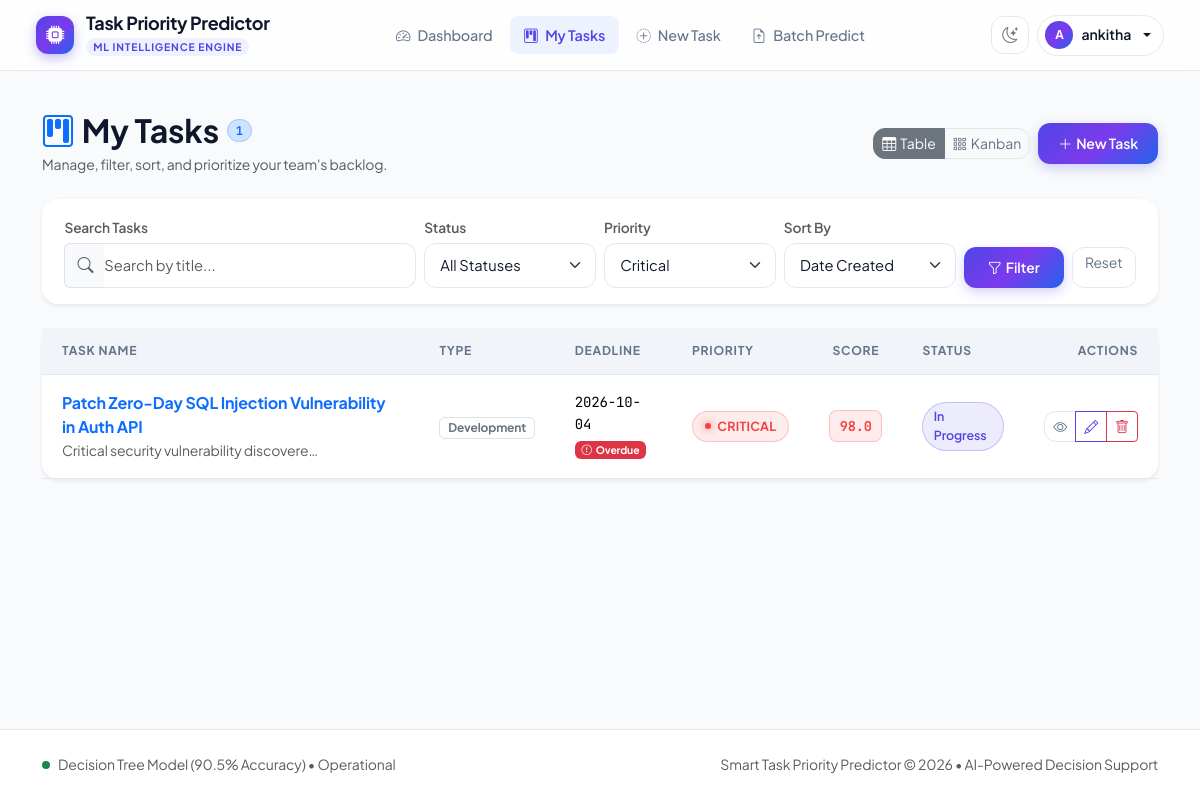
Screenshot of /tasks?priority=Critical (signed in) with the database file from the repository.
### tables this page shows
CREATE TABLE users (
            user_id   INTEGER PRIMARY KEY AUTOINCREMENT,
            name      TEXT    NOT NULL,
            email     TEXT    NOT NULL UNIQUE,
            password  TEXT    NOT NULL,
            created_at DATETIME DEFAULT CURRENT_TIMESTAMP
        );

CREATE TABLE predictions (
            prediction_id    INTEGER PRIMARY KEY AUTOINCREMENT,
            task_id          INTEGER NOT NULL,
            priority_score   REAL    NOT NULL,
            priority_label   TEXT    NOT NULL,
            model_prediction TEXT    NOT NULL,
            created_at       DATETIME DEFAULT CURRENT_TIMESTAMP, reasons TEXT DEFAULT '',
            FOREIGN KEY (task_id) REFERENCES tasks(task_id)
        );

CREATE TABLE tasks (
            task_id          INTEGER PRIMARY KEY AUTOINCREMENT,
            user_id          INTEGER NOT NULL,
            title            TEXT    NOT NULL,
            description      TEXT,
            deadline         DATE    NOT NULL,
            estimated_effort REAL    NOT NULL,
            business_impact  INTEGER NOT NULL,
            urgency          INTEGER NOT NULL,
            dependency_count INTEGER NOT NULL DEFAULT 0,
            task_type        TEXT    NOT NULL DEFAULT 'Other',
            status           TEXT    NOT NULL DEFAULT 'Not Started',
            created_at       DATETIME DEFAULT CURRENT_TIMESTAMP,
            FOREIGN KEY (user_id) REFERENCES users(user_id)
        );

### app.py (the view)
@app.route("/tasks")
@login_required
def task_list():
    user_id        = session["user_id"]
    status_filter  = request.args.get("status", "")
    priority_filter= request.args.get("priority", "")
    search         = request.args.get("search", "")
    sort_priority  = request.args.get("sort", "") == "priority"
    tasks = get_tasks_for_user(
        user_id,
        status_filter   = status_filter  or None,
        priority_filter = priority_filter or None,
        search          = search          or None,
        sort_by_priority= sort_priority,
    )
    return render_template(
        "tasks.html",
        tasks          = tasks,
        statuses       = STATUSES,
        priorities     = PRIORITIES,
        status_filter  = status_filter,
        priority_filter= priority_filter,
        search         = search,
        sort_priority  = sort_priority,
    )

### app.py (called while the page is built)
def login_required(f):
    @wraps(f)
    def decorated(*args, **kwargs):
        if "user_id" not in session:
            flash("Please log in to continue.", "warning")
            return redirect(url_for("login"))
        return f(*args, **kwargs)
    return decorated

def current_user():
    if "user_id" in session:
        return get_user_by_id(session["user_id"])
    return None

@app.context_processor
def inject_user():
    return {
        "current_user": current_user(),
        "now_date": date.today().isoformat(),
    }

### database.py (called while the page is built)
def get_db_connection():
    conn = sqlite3.connect(DATABASE_PATH)
    conn.row_factory = sqlite3.Row
    conn.execute("PRAGMA foreign_keys = ON")
    return conn

### models.py (called while the page is built)
def get_user_by_id(user_id: int):
    conn = get_db_connection()
    try:
        return conn.execute(
            "SELECT * FROM users WHERE user_id = ?", (user_id,)
        ).fetchone()
    finally:
        conn.close()

### templates/tasks.html (shortened to what this page needs)
{% extends "base.html" %}
{% block content %}
<div class="d-flex flex-column flex-md-row justify-content-between align-items-start align-items-md-center gap-3 mb-4">
  <div>
    <div class="d-flex align-items-center gap-2">
      <h2 class="fw-bold mb-0">
        <i class="bi bi-kanban text-primary me-2"></i>My Tasks
      </h2>
      <span class="badge rounded-pill bg-primary-subtle text-primary border border-primary-subtle font-mono">
        {{ tasks|length }}
      </span>
    </div>
    <p class="text-muted mb-0 small mt-1">
      Manage, filter, sort, and prioritize your team's backlog.
    </p>
  </div>
  <div class="d-flex align-items-center gap-2">
    <div class="btn-group" role="group" aria-label="View toggle">
      <button type="button" class="btn btn-outline-secondary active btn-sm" id="tableViewBtn" title="Table View">
        <i class="bi bi-table me-1"></i>Table
      </button>
      <button type="button" class="btn btn-outline-secondary btn-sm" id="kanbanViewBtn" title="Kanban Board View">
        <i class="bi bi-grid-3x3-gap me-1"></i>Kanban
      </button>
    </div>
    <a href="{{ url_for('task_create') }}" class="btn btn-primary btn-sm">
      <i class="bi bi-plus-lg me-1"></i>New Task
    </a>
  </div>
</div>
<div class="card border-0 shadow-sm mb-4">
  <div class="card-body py-3">
    <form method="GET" action="{{ url_for('task_list') }}" class="row g-2 align-items-end" id="filterForm">
      <div class="col-12 col-md-4">
        <label class="form-label small text-muted mb-1">Search Tasks</label>
        <div class="input-group">
          <span class="input-group-text bg-surface border-end-0 text-muted">
            <i class="bi bi-search"></i>
          </span>
          <input type="text" class="form-control border-start-0 ps-0" name="search"
                 placeholder="Search by title..." value="{{ search }}" id="searchInput" />
        </div>
      </div>
      <div class="col-6 col-md-2">
        <label class="form-label small text-muted mb-1">Status</label>
        <select class="form-select form-select-sm" name="status" onchange="this.form.submit()">
          <option value="">All Statuses</option>
        </select>
      </div>
      <div class="col-6 col-md-2">
        <label class="form-label small text-muted mb-1">Priority</label>
        <select class="form-select form-select-sm" name="priority" onchange="this.form.submit()">
          {% for p in priorities %}
            <option value="{{ p }}" {% if priority_filter == p %}selected{% endif %}>{{ p }}</option>
          {% endfor %}
        </select>
      </div>
      <div class="col-6 col-md-2">
        <label class="form-label small text-muted mb-1">Sort By</label>
        <select class="form-select form-select-sm" name="sort" onchange="this.form.submit()">
          <option value="" {% if not sort_priority %}selected{% endif %}>Date Created</option>
        </select>
      </div>
      <div class="col-6 col-md-2 d-flex gap-2">
        <button type="submit" class="btn btn-primary btn-sm flex-fill">
          <i class="bi bi-funnel me-1"></i>Filter
        </button>
        {% if search or status_filter or priority_filter or sort_priority %}
          <a href="{{ url_for('task_list') }}" class="btn btn-outline-secondary btn-sm flex-fill" title="Reset all filters">
            Reset
          </a>
        {% endif %}
      </div>
    </form>
  </div>
</div>
{% if tasks %}
  <div id="tableViewContainer">
    <div class="card border-0 shadow-sm">
      <div class="table-responsive">
        <table class="table table-custom align-middle">
          <thead>
            <tr>
              <th>Task Name</th>
              <th>Type</th>
              <th>Deadline</th>
              <th>Priority</th>
              <th class="text-center">Score</th>
              <th>Status</th>
              <th class="text-end">Actions</th>
            </tr>
          </thead>
          <tbody>
            {% for task in tasks %}
            <tr class="clickable-row" data-href="{{ url_for('task_detail', task_id=task.task_id) }}">
              <td>
                <a href="{{ url_for('task_detail', task_id=task.task_id) }}" class="fw-bold text-decoration-none text-main d-block">
                  {{ task.title }}
                </a>
                {% if task.description %}
                  <div class="text-muted small text-truncate" style="max-width: 260px;">
                    {{ task.description }}
                  </div>
                {% endif %}
              </td>
              <td>
                <span class="badge bg-surface-subtle text-secondary border small">
                  {{ task.task_type }}
                </span>
              </td>
              <td>
                <div class="font-mono small">{{ task.deadline }}</div>
                {% set today = now_date %}
                {% if task.status not in ['Completed','Cancelled'] and task.deadline < today %}
                  <span class="badge bg-danger text-white small" style="font-size: 0.65rem;">
                    <i class="bi bi-exclamation-circle me-1"></i>Overdue
                  </span>
                {% elif task.deadline == today %}
                  <span class="badge bg-warning text-dark small" style="font-size: 0.65rem;">
                    Due Today
                  </span>
                {% endif %}
              </td>
              <td>
                {% if task.priority_label %}
                  <span class="priority-badge priority-badge-{{ task.priority_label|lower }}">
                    {{ task.priority_label }}
                  </span>
                {% else %}
                  <span class="text-muted small">No prediction</span>
                {% endif %}
              </td>
              <td class="text-center">
                {% if task.priority_score is not none %}
                  <span class="score-badge
                    {% if task.priority_score >= 80 %}score-critical
                    {% elif task.priority_score >= 60 %}score-high
                    {% elif task.priority_score >= 40 %}score-medium
                    {% else %}score-low{% endif %}">
                    {{ task.priority_score }}
                  </span>
                {% else %}
                  <span class="text-muted">—</span>
                {% endif %}
              </td>
              <td>
                {% set st = task.status|lower|replace(' ', '') %}
                <span class="status-pill status-{{ st }}">
                  {{ task.status }}
                </span>
              </td>
              <td class="text-end">
                <div class="btn-group btn-group-sm">
                  <a href="{{ url_for('task_detail', task_id=task.task_id) }}" class="btn btn-outline-secondary" title="View details">
                    <i class="bi bi-eye"></i>
                  </a>
                  <a href="{{ url_for('task_edit', task_id=task.task_id) }}" class="btn btn-outline-primary" title="Edit task">
                    <i class="bi bi-pencil"></i>
                  </a>
                  <button type="button" class="btn btn-outline-danger btn-delete" title="Delete task"
                          data-task-id="{{ task.task_id }}"
                          data-task-name="{{ task.title|e }}">
                    <i class="bi bi-trash"></i>
                  </button>
                </div>
              </td>
            </tr>
            {% endfor %}
          </tbody>
        </table>
      </div>
    </div>
  </div>
{% endif %}
{% endblock %}

### templates/base.html (shortened to what this page needs)
<!DOCTYPE html>
<html lang="en" data-bs-theme="light">
<head>
  <link rel="stylesheet" href="https://cdn.jsdelivr.net/npm/bootstrap@5.3.3/dist/css/bootstrap.min.css" />
  <link rel="stylesheet" href="https://cdn.jsdelivr.net/npm/bootstrap-icons@1.11.3/font/bootstrap-icons.min.css" />
  <link rel="stylesheet" href="{{ url_for('static', filename='style.css') }}" />
</head>
<body>
{% if current_user %}
<nav class="navbar navbar-expand-lg navbar-custom">
  <div class="container-fluid">
    <a class="brand-wrapper" href="{{ url_for('dashboard') }}">
      <div class="brand-icon-box">
        <i class="bi bi-cpu-fill"></i>
      </div>
      <div>
        <div class="brand-title">Task Priority Predictor</div>
        <span class="brand-badge">ML Intelligence Engine</span>
      </div>
    </a>
    <div class="collapse navbar-collapse" id="navMenu">
      <ul class="navbar-nav mx-auto mb-2 mb-lg-0 gap-1">
        <li class="nav-item">
          <a class="nav-pill-item {% if request.endpoint == 'dashboard' %}active{% endif %}" href="{{ url_for('dashboard') }}">
            <i class="bi bi-speedometer2"></i>
            <span>Dashboard</span>
          </a>
        </li>
        <li class="nav-item">
          <a class="nav-pill-item {% if request.endpoint in ['task_list'] %}active{% endif %}" href="{{ url_for('task_list') }}">
            <i class="bi bi-kanban"></i>
            <span>My Tasks</span>
          </a>
        </li>
        <li class="nav-item">
          <a class="nav-pill-item {% if request.endpoint == 'task_create' %}active{% endif %}" href="{{ url_for('task_create') }}">
            <i class="bi bi-plus-circle-dotted"></i>
            <span>New Task</span>
          </a>
        </li>
        <li class="nav-item">
          <a class="nav-pill-item {% if request.endpoint == 'batch_predict' %}active{% endif %}" href="{{ url_for('batch_predict') }}">
            <i class="bi bi-file-earmark-arrow-up"></i>
            <span>Batch Predict</span>
          </a>
        </li>
      </ul>
      <div class="d-flex align-items-center gap-2 mt-3 mt-lg-0">
        <button type="button" class="theme-toggle-btn" id="themeToggleBtn" title="Toggle Light/Dark Theme" aria-label="Toggle theme">
          <i class="bi bi-moon-stars" id="themeIcon"></i>
        </button>
        <div class="dropdown">
          <button class="user-avatar-btn dropdown-toggle" type="button" data-bs-toggle="dropdown" aria-expanded="false">
            <span class="avatar-circle">
              {{ current_user['name'][:1]|upper if current_user['name'] else 'U' }}
            </span>
            <span class="d-none d-sm-inline">{{ current_user['name'] }}</span>
          </button>
        </div>
      </div>
    </div>
  </div>
</nav>
{% endif %}
<main class="container my-4">
  {% block content %}{% endblock %}
</main>
<footer class="mt-auto py-4 border-top" style="border-color: var(--border-color) !important; background: var(--bg-surface);">
  <div class="container d-flex flex-column flex-md-row justify-content-between align-items-center gap-2 small text-muted">
    <div class="d-flex align-items-center gap-2">
      <span class="d-inline-block rounded-circle bg-success" style="width: 8px; height: 8px;"></span>
      <span>Decision Tree Model (90.5% Accuracy) &bull; Operational</span>
    </div>
    <div>
      Smart Task Priority Predictor &copy; 2026 &bull; AI-Powered Decision Support
    </div>
  </div>
</footer>
</body>
</html>

### rows the page displays
users: name "A", name "ankitha"
predictions: title "Patch Zero-Day SQL Injection Vulnerability in Auth API", description "Critical security vulnerability discovere…", task_type "Development", deadline "2026-10-04", priority_label "CRITICAL", priority_score "98.0", status "In Progress"

### other values shown
{{ tasks|length }} "1"
form field priority "Critical"
